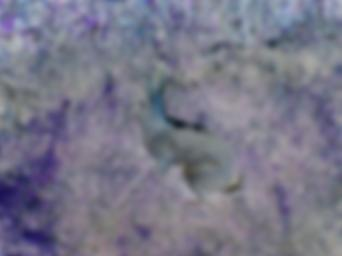
#> input picture Lab_3/3_d284c976dd4a54ae.jpg, 342 x 256 px, given in place of lenna.png, which was not available
$ jupyter execute lab2_new.ipynb   (shell and % lines are left out)   (text cells are left out)
#> lines starting #> are read from the running program, lines starting #| are printed output that depends on the picture; long printed decimals are rounded; pictures that were not available may be replaced by others from this repository, and a replacement may not be noted
[cell 1]
import numpy as np
import cv2 as cv
#from google.colab.patches import cv2_imshow

[cell 2]
image = cv.imread('./lenna.png')
#> image is the input picture: shape (256, 342, 3); mean B, G, R 136.7, 119.1, 119.7

[cell 3]
import matplotlib.pyplot as plt

#%matplotlib inline позволяет выводить графики matplotlib в Jupyter
plt.imshow(image[:,:,:])

[cell 4]
rgb_image = cv.cvtColor(image, cv.COLOR_BGR2RGB)
plt.imshow(rgb_image)

[cell 5]
ROI = (182, 162, 220, 100)  #(x0, y0, height, width)
cropped_image = rgb_image[ROI[1]:ROI[1] + ROI[3], ROI[0]:ROI[0] + ROI[2]]
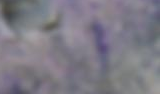
#> cropped_image: shape (94, 160, 3); mean R, G, B 125.8, 122.7, 133
plt.imshow(cropped_image)

[cell 6]
scale_percent = 120  # Процент от изначального размера
width = int(rgb_image.shape[1] * scale_percent / 100)
#> width = 410
height = int(rgb_image.shape[0] * scale_percent / 100)
#> height = 307
dim = (width, height)
#> dim = (410, 307)
resized_image = cv.resize(rgb_image, dim, interpolation=cv.INTER_AREA)
plt.imshow(resized_image)

[cell 7]
(h, w, d) = rgb_image.shape
#> h = 256; w = 342; d = 3
angle = 45
scale = 1.0
center = (w // 2, h // 2)
#> center = (171, 128)
M = cv.getRotationMatrix2D(center, angle, scale)

print(M)
#| [[  0.7071   0.7071 -40.425]
#|  [ -0.7071   0.7071 158.406]]
rotated = cv.warpAffine(rgb_image, M, (w, h))
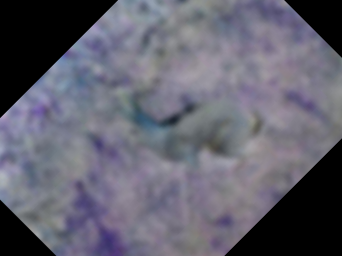
#> rotated: shape (256, 342, 3); mean R, G, B 97.9, 97.2, 110
plt.imshow(rotated)

[cell 8]
copy_image = rgb_image.copy()

# рисование линии
cv.line(copy_image, (0, 0), (511, 511), (255, 0, 0), 5)
# => Diagonal red line with thickness of 5 px

# Draw a rectangle using cv2.rectangle(image, topLeft, bottomRight, rgb, thinkness)
cv.rectangle(copy_image, (384, 0), (510, 128), (0, 255, 0), 3)
# => Green rectangle with thickness of 3 px

# Draw a circle using cv2.circle(image, center, radius, rgb, thinkness)
cv.circle(copy_image, (447, 63), 63, (0, 0, 255), -1)
# => Blue filled circle(note that the thinkness is -1)

# Draw a ellipse using cv2.ellipse(image, center, axes, angle, startAngle, endAngle, rgb, thinkness)
cv.ellipse(copy_image, (256, 256), (100, 50), -45, 0, 180, (255, 0, 0), -1)
# => Red wide down-half ellipse

plt.imshow(copy_image)

[cell 9]
# Put some text using cv2.putText(image, text, bottomLeft, fontType, fontScale, rgb, thinkness, lineType)
copy_image = rgb_image.copy()
font = cv.FONT_HERSHEY_COMPLEX
cv.putText(copy_image, 'OpenCV', (10, 500), font, 4, (255, 255, 255), 10, cv.LINE_AA)
# => White 'OpenCV' text at the bottom

plt.imshow(copy_image)

[cell 10]
import matplotlib.pyplot as plt
import cv2 as cv
import numpy as np

# Изменим стандартный размер графиков matplotlib
plt.rcParams["figure.figsize"] = [6, 4]

[cell 11]
image1 = cv.imread('./lenna.png')
image2 = cv.imread('./winter_cat.png')
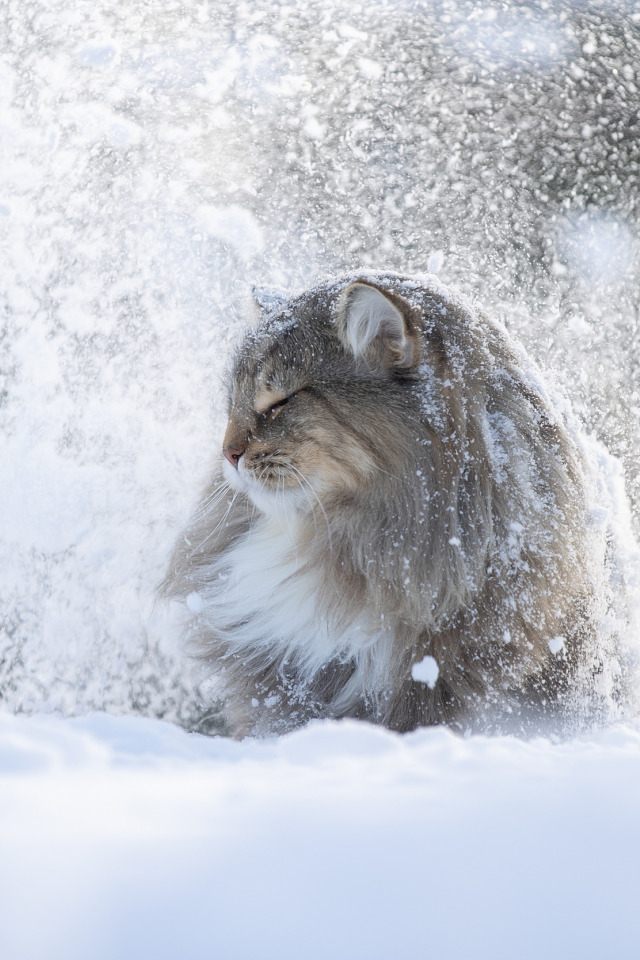
#> input picture Lab_2/winter_cat.png, 640 x 960 px
#> image2 is the input picture: shape (960, 640, 3); mean B, G, R 205.1, 196.6, 192.9
rgb_image1 = cv.cvtColor(image1, cv.COLOR_BGR2RGB)
rgb_image2 = cv.cvtColor(image2, cv.COLOR_BGR2RGB)
gray_image1 = cv.cvtColor(image1, cv.COLOR_BGR2GRAY)
gray_image2 = cv.cvtColor(image2, cv.COLOR_BGR2GRAY)
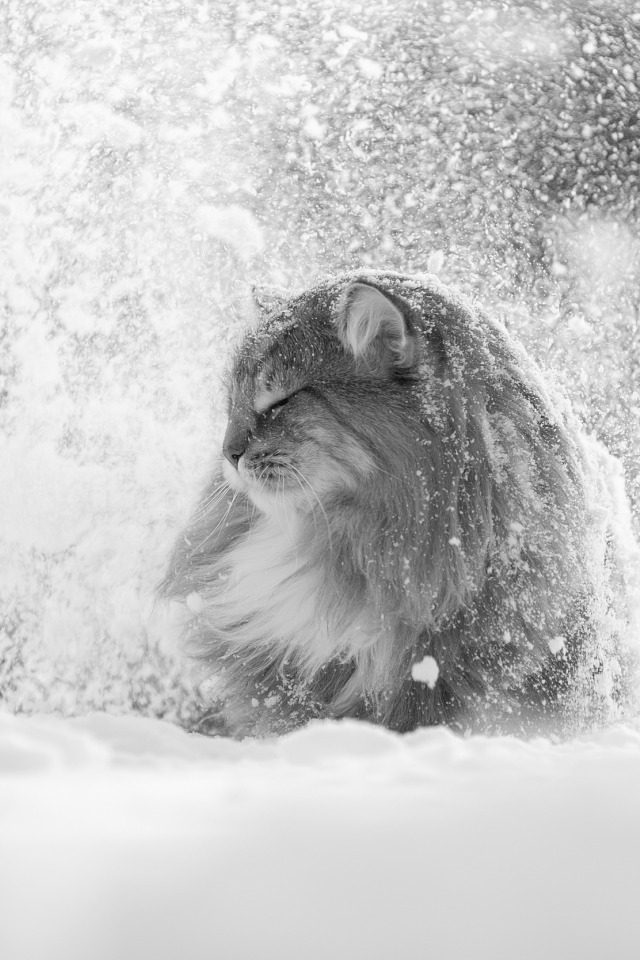
#> gray_image2: shape (960, 640); min 9, max 254, mean 196.5

channels = [0]
histSize = [256]
range = [0, 256]

hist1 = cv.calcHist([gray_image1], channels, None, histSize, range)
#> hist1 = 256 values, max 2434 at index 126, min 0 at index 0, mean 342
hist2 = cv.calcHist([gray_image2], channels, None, histSize, range)
#> hist2 = 256 values, max 13210 at index 215, min 0 at index 0, mean 2400

gs = plt.GridSpec(2, 2)
plt.figure(figsize=(10, 8))
plt.subplot(gs[0])
plt.imshow(gray_image1, cmap='gray')
plt.subplot(gs[1])
plt.imshow(gray_image2, cmap='gray')
plt.subplot(gs[2])
plt.hist(gray_image1.reshape(-1), 256, range)
plt.subplot(gs[3])
plt.hist(gray_image2.reshape(-1), 256, range)
plt.show()
#> figure, not shown here; panel 3: tallest bar 2434 high, from x = 126 to 127; panel 4: tallest bar 13210 high, from x = 215 to 216

[cell 12]
plt.hist(gray_image1.reshape(-1), 256, range)
plt.show()
#> figure, not shown here; tallest bar 2434 high, from x = 126 to 127

[cell 13]
histSize = [256]
range = [0, 256]


def plot_rgb_hist(image, histSize, range):
    histSize = [256]
    range = [0, 256]
    for i, col in enumerate(['b', 'g', 'r']):
        hist = cv.calcHist([image], [i], None, histSize, range)
        plt.plot(hist, color=col)
        plt.xlim(range)


plot_rgb_hist(image1, histSize, range)
plt.show()
#> figure, not shown here; curve peaks at x = 138, y = 2618; curve peaks at x = 125, y = 2337; curve peaks at x = 125, y = 2207

[cell 14]
lut = lambda i: 255 - i
invert_image = lut(gray_image1)
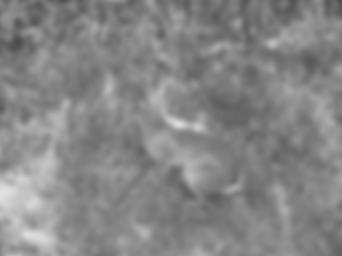
#> invert_image: shape (256, 342); min 75, max 228, mean 133.7
plt.imshow(invert_image, cmap='gray')

[cell 15]
gamma = 0.5
lut = lambda i: i ** gamma
result_image = lut(gray_image1)
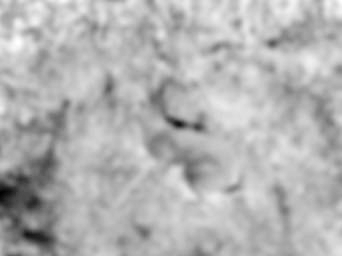
#> result_image: shape (256, 342) float64; min 5.2, max 13.42, mean 10.97; drawn with min black and max white
#print(result_image[1:2])
gs = plt.GridSpec(2, 2)
plt.figure(figsize=(10, 8))
plt.subplot(gs[0])
plt.imshow(gray_image1, cmap='gray')
plt.subplot(gs[1])
plt.imshow(result_image, cmap='gray')
plt.subplot(gs[2])
plt.hist(gray_image1.reshape(-1), 256, range)
plt.subplot(gs[3])
plt.hist(result_image.reshape(-1), 256, range)
plt.show()
#> figure, not shown here; panel 3: tallest bar 2434 high, from x = 126 to 127; panel 4: tallest bar 43119 high, from x = 11 to 12

[cell 16]
lut = lambda i: 255 * ((i - np.min(i)) / (np.max(i) - np.min(i)))
result_image = lut(gray_image1)
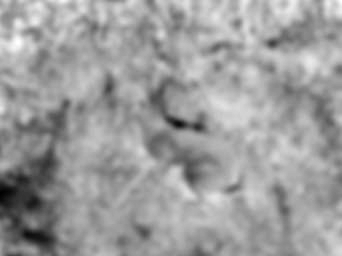
#> result_image: shape (256, 342) float64; min 0, max 255, mean 157.1

gs = plt.GridSpec(2, 2)
plt.figure(figsize=(10, 8))
plt.subplot(gs[0])
plt.imshow(gray_image1, cmap='gray')
plt.subplot(gs[1])
plt.imshow(result_image, cmap='gray')
plt.subplot(gs[2])
plt.hist(gray_image1.reshape(-1), 256, range)
plt.subplot(gs[3])
plt.hist(result_image.reshape(-1), 256, range)
plt.show()
#> figure, not shown here; panel 3: tallest bar 2434 high, from x = 126 to 127; panel 4: tallest bar 2434 high, from x = 165 to 166

[cell 17]
clahe = cv.createCLAHE(clipLimit=2.0, tileGridSize=(8, 8))

rgb_result_image = np.empty(np.shape(rgb_image1), np.uint8)
rgb_result_image[:, :, 0] = clahe.apply(rgb_image1[:, :, 0])
rgb_result_image[:, :, 1] = clahe.apply(rgb_image1[:, :, 1])
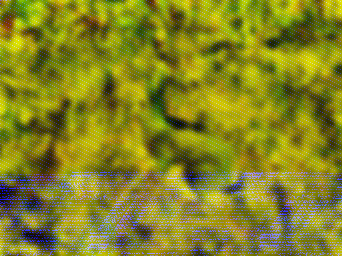
#> rgb_result_image: shape (256, 342, 3); mean R, G, B 132.1, 132, 34.5
rgb_result_image[:, :, 2] = clahe.apply(rgb_image1[:, :, 2])
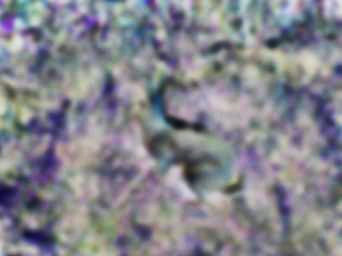
#> rgb_result_image: shape (256, 342, 3); mean R, G, B 132.1, 132, 140.4

gs = plt.GridSpec(2, 2)
plt.figure(figsize=(10, 8))
plt.subplot(gs[0])
plt.imshow(rgb_image1)
plt.subplot(gs[1])
plt.imshow(rgb_result_image)
plt.subplot(gs[2])
plot_rgb_hist(rgb_image1, histSize, range)
plt.subplot(gs[3])
plot_rgb_hist(rgb_result_image, histSize, range)

plt.show()
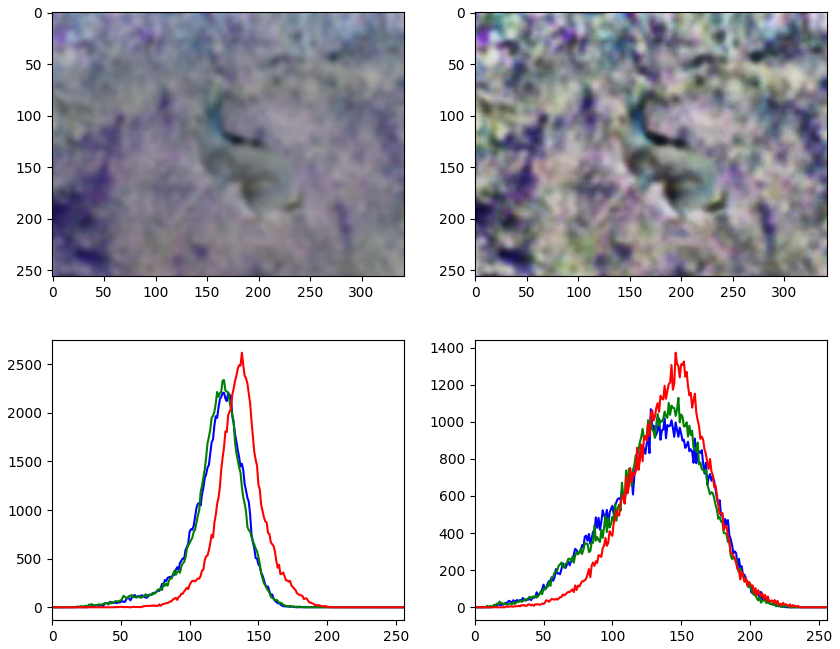
#> figure drawn by matplotlib, 4 panels; panel 3: curve peaks at x = 125, y = 2207; panel 3: curve peaks at x = 125, y = 2337; panel 3: curve peaks at x = 138, y = 2618; panel 4: curve peaks at x = 128, y = 1068
